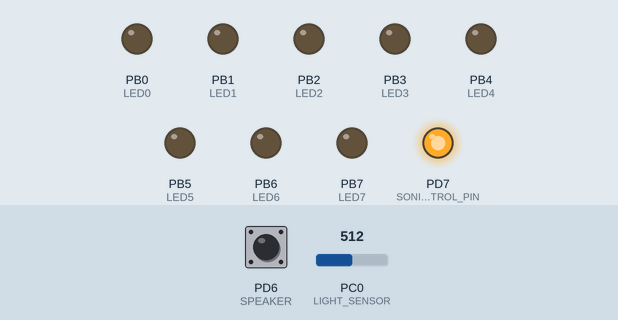
A program run on a simulated ATmega168, built with avr-gcc and emulated at 1 MHz. Parts: output pins drawn as LEDs (lit = HIGH). The inputs (shaded band) are chosen by the test bench; at power-on: PC0 (LIGHT_SENSOR) = 512, PD6 (SPEAKER) HIGH. A simulated second board sends each byte the program waits for after 2 ms; what the program prints to the serial monitor is not drawn.

Above: at 1.2 s.
1.3 s: PC0 (LIGHT_SENSOR) set to 495
At 2.9 s:
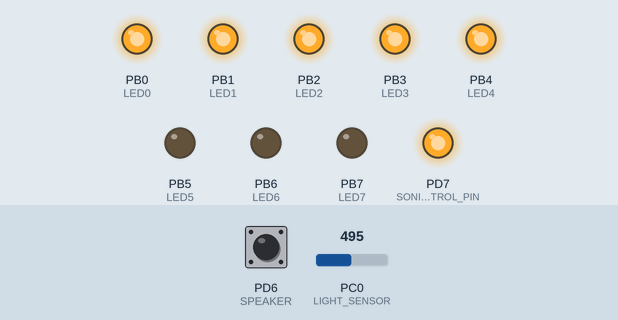
4.7 s: PC0 (LIGHT_SENSOR) set to 402
7.1 s: PC0 (LIGHT_SENSOR) set to 375
At 9.6 s:
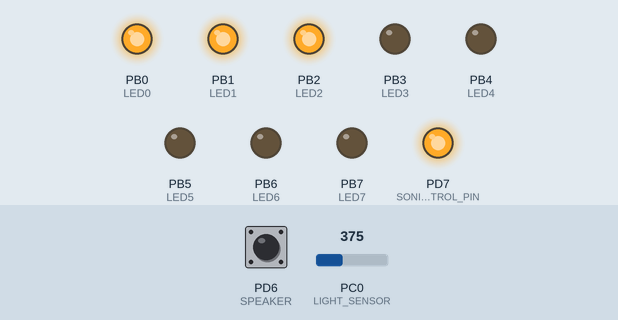
9.9 s: PC0 (LIGHT_SENSOR) set to 271
12.8 s: PC0 (LIGHT_SENSOR) set to 242
At 15.0 s:
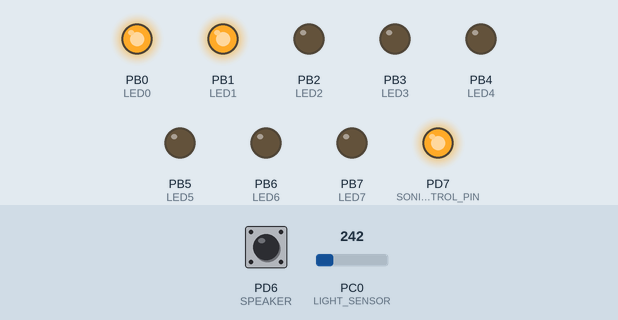
15.5 s: PC0 (LIGHT_SENSOR) set to 30
At 16.2 s:
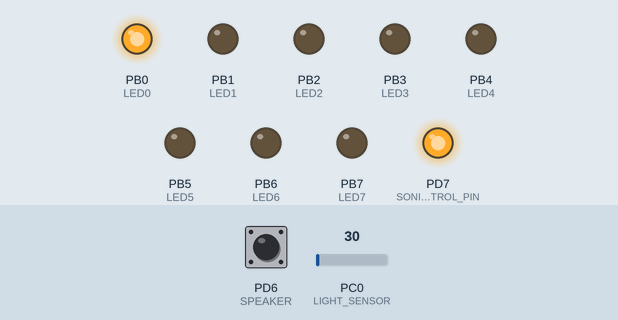
Timing chart, 0 to 18.4 s (numbered marks = the images above; inputs shaded):
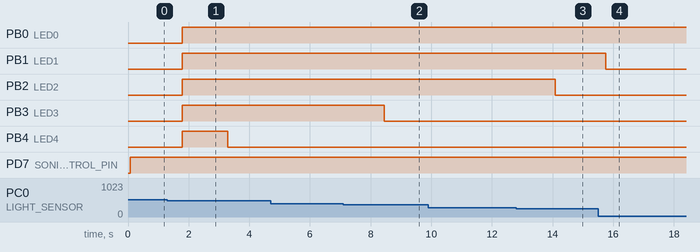

The program:

main.c
```c
/*
 * main.c
 *
 *  Created on: Jun 17, 2015
 *      Author: jimparker
 */

#undef __AVR_ATmega16__
#include <avr/io.h>
#include <util/delay.h>
#include "pinDefines.h"
#include "USART.h"
#include "ultraSonic.h"


static inline void initADC0(void) {
	ADMUX |= (1 << REFS0);
	ADCSRA |= (1 << ADPS1) | (1 << ADPS0);
	ADCSRA |= (1 << ADEN);
}

/*
void calibrateADC0(uint16_t *cal) {
	uint16_t lowADC, highADC;

	transmitByte(0x0d);  //  cr
	transmitByte(0x0a);  // lf
	printString("Set the ADC to its LOWEST setting and hit <enter>!");
	transmitByte(0x0d);  //  cr
	transmitByte(0x0a);  // lf

	while (receiveByte() != 0x0d) ;
	ADCSRA |= (1 << ADSC);  // start conversion
	loop_until_bit_is_clear(ADCSRA, ADSC);
	lowADC = ADC;
	printString(". . . Reading: ");
	printWord(lowADC);

	transmitByte(0x0d);  //  cr
	transmitByte(0x0a);  // lf
	printString("Set the ADC to its HIGHEST setting and hit <enter>!");
	transmitByte(0x0d);  //  cr
	transmitByte(0x0a);  // lf
	while (receiveByte() != 0x0d) ;
	ADCSRA |= (1 << ADSC);  // start conversion
	loop_until_bit_is_clear(ADCSRA, ADSC);
	highADC = ADC;
	printString(". . . Reading: ");
	printWord(highADC);

	if (lowADC > highADC) {
		printString("you got them backwards!  fixing it now...");
		highADC = lowADC;
		lowADC = ADC;
	}

	cal[0] = lowADC;
	cal[1] = highADC;

	return;
}
*/
#define SONIC_CONTROL_PIN PD7

uint8_t calibrateADC0(uint16_t *min, uint16_t *max) {
	uint16_t lowADC, highADC;

	printString("\n\rSet the ADC to its LOWEST setting and hit <enter>:");
	DDRD |= (1 << SONIC_CONTROL_PIN);              // set control to output
	PORTD &= ~(1 << SONIC_CONTROL_PIN);            // clear control
	_delay_us(5);                                  // wait a bit
	PORTD |= (1 << SONIC_CONTROL_PIN);             // send a 25 microsecond control pulse
	_delay_us(25);                                 //
	//PORTD &= ~(1 << SONIC_CONTROL_PIN);            // clear control

	while (receiveByte() != 0x0d) ;

	ADCSRA |= (1 << ADSC);  // start conversion
	loop_until_bit_is_clear(ADCSRA, ADSC);
	lowADC = ADC;
	printString("\r\n. . . Reading: ");
	printWord(lowADC);

	printString("\n\rSet the ADC to its HIGHEST setting and hit <enter>:");
	DDRD |= (1 << SONIC_CONTROL_PIN);              // set control to output
	PORTD &= ~(1 << SONIC_CONTROL_PIN);            // clear control
	_delay_us(5);                                  // wait a bit
	PORTD |= (1 << SONIC_CONTROL_PIN);             // send a 25 microsecond control pulse
	_delay_us(25);                                 //
	//PORTD &= ~(1 << SONIC_CONTROL_PIN);            // clear control

	while (receiveByte() != 0x0d) ;
	ADCSRA |= (1 << ADSC);  // start conversion
	loop_until_bit_is_clear(ADCSRA, ADSC);
	highADC = ADC;
	printString("\r\n. . . Reading: ");
	printWord(highADC);

	if (lowADC > highADC) {
		printString("\r\nyou got them backwards!  fixing it now...");
		highADC = lowADC;
		lowADC = ADC;
	}

	*min = lowADC;
	*max = highADC;

	uint16_t range = (highADC - lowADC);
	uint8_t rangeBits = 0;
	while((range >> rangeBits) > 0) rangeBits++;

	return (10 - rangeBits);
}

// button-handling routines
uint8_t buttonPressed(void) {
	static uint8_t buttonState;
	uint8_t pressed = 0;
	if ((PIND & (1 << PD6)) == 0) {
		_delay_ms(2);
		if ((PIND & (1 << PD6)) == 0)
			pressed=1;
	}
	buttonState = pressed;
	return pressed;
}

uint8_t newButtonPress(void) {
	static uint8_t buttonState;
	uint8_t pressed = 0;
	if ((PIND & (1 << PD6)) == 0) {
		_delay_ms(2);
		if ((PIND & (1 << PD6)) == 0)
			pressed=1;
	}
	uint8_t oldState = buttonState;
	buttonState = pressed;
	return ((pressed == 1) && (oldState == 0)); // pressed now, not before
}

int main(void) {
	uint8_t ledValue;
	uint16_t adcValue;
	uint16_t adcMin = 0, adcMax = 0x3ff;
	uint8_t adcMultShift = 0;  // default to no scaling;

	uint8_t i;

	initUSART();
	initADC0();
	LED_DDR = 0xff;
	DDRD &= ~(1 << PD6);    // set button port to input
	PORTD |= (1 << PD6);  // enable pull-up resistor

	printString("\r\nHello world!\r\r");

	adcMultShift = calibrateADC0(&adcMin, &adcMax);

	printString("\r\ncalibrate to [min=");
	printWord(adcMin);
	printString(", max=");
	printWord(adcMax);
	printString("] -> shift=");
	printByte(adcMultShift);
	printString("\r\n");

	while (1) {
		// read the ADC (currently an ultrasonic rangefinder
		DDRD |= (1 << SONIC_CONTROL_PIN);              // set control to output
		PORTD &= ~(1 << SONIC_CONTROL_PIN);            // clear control
		_delay_us(5);                                  // wait a bit
		PORTD |= (1 << SONIC_CONTROL_PIN);             // send a 25 microsecond control pulse
		_delay_us(25);                                 //
		//PORTD &= ~(1 << SONIC_CONTROL_PIN);            // clear control

		ADCSRA |= (1 << ADSC);  // start conversion
		loop_until_bit_is_clear(ADCSRA, ADSC);
		adcValue = ADC;
		uint16_t cal = (adcValue);// << adcMultShift;
		//printWord(cal);

		// turn on the LEDS as a bar graph
		ledValue = (cal >> 7);

		printWord(cal);
		printString(" ");
		//printWord(readUltrasonic());
		transmitByte(7);
		printString("\r");
		for (uint16_t dd = 0; dd <= cal*3; dd++) {
			_delay_ms(1);
		}

		LED_PORT = 0;
		for(i=0; i <= ledValue; i++) {
			LED_PORT |= (1 << i);
		}

		if (newButtonPress() || (getByte() == 'x')) {  // if you send an 'x' or hit the button
			//float cal = ((float)(adcValue - adcCal[0]) / (float)(adcCal[1] - adcCal[0])) * (float)0x03ff;
			adcValue =  cal;

			// log sensor reading to serial port
			printString("resistor reading: ");
			printWord(adcValue);
			printString(", calibrated: ");
			printWord(cal);
			/*
			printString(" (");
			printBinaryByte(cal);
			printString(") ");
			*/
			/*
			printString(" | ultrasonic: ");
			uint16_t ultra = readUltrasonic();
			printWord(ultra);
			transmitByte(32);  //  sp
			printByte(ultrasonicRangeToInches(ultra));
			*/
			printString("\r\n");

			//_delay_ms(500);
		}
	}
	return 0;
}
```

USART.c
```c
/*
 * USART.c
 *
 *  Created on: Jun 16, 2015
 *      Author: jimparker
 */

/*
  Quick and dirty functions that make serial communications work.
  Note that receiveByte() blocks -- it sits and waits _forever_ for
   a byte to come in.  If you're doing anything that's more interesting,
   you'll want to implement this with interrupts.
   initUSART requires BAUDRATE to be defined in order to calculate
     the bit-rate multiplier.  9600 is a reasonable default.
  May not work with some of the older chips:
    Tiny2313, Mega8, Mega16, Mega32 have different pin macros
    If you're using these chips, see (e.g.) iom8.h for how it's done.
    These old chips don't specify UDR0 vs UDR1.
    Correspondingly, the macros will just be defined as UDR.
*/

#undef __AVR_ATmega16__
#include <avr/io.h>
#include "USART.h"
#include <util/setbaud.h>


void initUSART(void) {                 /* requires BAUD */
  UBRR0H = UBRRH_VALUE;                /* defined in setbaud.h */
  UBRR0L = UBRRL_VALUE;
#if USE_2X
  UCSR0A |= (1 << U2X0);
#else
  UCSR0A &= ~(1 << U2X0);
#endif
                                  /* Enable USART transmitter/receiver */
  UCSR0B = (1 << TXEN0) | (1 << RXEN0);
  UCSR0C = (1 << UCSZ01) | (1 << UCSZ00);   /* 8 data bits, 1 stop bit */
}


void transmitByte(uint8_t data) {
                                     /* Wait for empty transmit buffer */
  loop_until_bit_is_set(UCSR0A, UDRE0);
  UDR0 = data;                                            /* send data */
}

uint8_t receiveByte(void) {
  loop_until_bit_is_set(UCSR0A, RXC0);       /* Wait for incoming data */
  return UDR0;                                /* return register value */
}

uint8_t getByte(void) {
  if (bit_is_set(UCSR0A, RXC0))
    return UDR0;                                /* return register value */
  else
	return 0x00;
}


                       /* Here are a bunch of useful printing commands */

void printString(const char myString[]) {
  uint8_t i = 0;
  while (myString[i]) {
    transmitByte(myString[i]);
    i++;
  }
}

void readString(char myString[], uint8_t maxLength) {
  char response;
  uint8_t i;
  i = 0;
  while (i < (maxLength - 1)) {                   /* prevent over-runs */
    response = receiveByte();
    transmitByte(response);                                    /* echo */
    if (response == '\r') {                     /* enter marks the end */
      break;
    }
    else {
      myString[i] = response;                       /* add in a letter */
      i++;
    }
  }
  myString[i] = 0;                          /* terminal NULL character */
}

void printByte(uint8_t byte) {
              /* Converts a byte to a string of decimal text, sends it */
  transmitByte('0' + (byte / 100));                        /* Hundreds */
  transmitByte('0' + ((byte / 10) % 10));                      /* Tens */
  transmitByte('0' + (byte % 10));                             /* Ones */
}

void printWord(uint16_t word) {
  transmitByte('0' + (word / 10000));                 /* Ten-thousands */
  transmitByte('0' + ((word / 1000) % 10));               /* Thousands */
  transmitByte('0' + ((word / 100) % 10));                 /* Hundreds */
  transmitByte('0' + ((word / 10) % 10));                      /* Tens */
  transmitByte('0' + (word % 10));                             /* Ones */
}

void printBinaryByte(uint8_t byte) {
                       /* Prints out a byte as a series of 1's and 0's */
  uint8_t bit;
  for (bit = 7; bit < 255; bit--) {
    if (bit_is_set(byte, bit))
      transmitByte('1');
    else
      transmitByte('0');
  }
}

char nibbleToHexCharacter(uint8_t nibble) {
                                   /* Converts 4 bits into hexadecimal */
  if (nibble < 10) {
    return ('0' + nibble);
  }
  else {
    return ('A' + nibble - 10);
  }
}

void printHexByte(uint8_t byte) {
                        /* Prints a byte as its hexadecimal equivalent */
  uint8_t nibble;
  nibble = (byte & 0b11110000) >> 4;
  transmitByte(nibbleToHexCharacter(nibble));
  nibble = byte & 0b00001111;
  transmitByte(nibbleToHexCharacter(nibble));
}

void printHexWord(uint16_t word) {
                        /* Prints a word as its hexadecimal equivalent */

  uint8_t byte;
  byte = (word & 0xff00) >> 8;
  printHexByte(byte);

  byte = (word & 0x00ff);
  printHexByte(byte);
}

uint8_t getNumber(void) {
  // Gets a numerical 0-255 from the serial port.
  // Converts from string to number.
  char hundreds = '0';
  char tens = '0';
  char ones = '0';
  char thisChar = '0';
  do {                                                   /* shift over */
    hundreds = tens;
    tens = ones;
    ones = thisChar;
    thisChar = receiveByte();                   /* get a new character */
    transmitByte(thisChar);                                    /* echo */
  } while (thisChar != '\r');                     /* until type return */
  return (100 * (hundreds - '0') + 10 * (tens - '0') + ones - '0');
}
```

USART.h
```c
/*
 * USART.h
 *
 *  Created on: Jun 16, 2015
 *      Author: jimparker
 */

#ifndef USART_H_
#define USART_H_

/* Functions to initialize, send, receive over USART
   initUSART requires BAUD to be defined in order to calculate
     the bit-rate multiplier.
 */

#ifndef BAUD                          /* if not defined in Makefile... */
#define BAUD  9600                     /* set a safe default baud rate */
#endif

                                  /* These are defined for convenience */
#define   USART_HAS_DATA   bit_is_set(UCSR0A, RXC0)
#define   USART_READY      bit_is_set(UCSR0A, UDRE0)

/* Takes the defined BAUD and F_CPU,
   calculates the bit-clock multiplier,
   and configures the hardware USART                   */
void initUSART(void);

/* Blocking transmit and receive functions.
   When you call receiveByte() your program will hang until
   data comes through.  We'll improve on this later. */
void transmitByte(uint8_t data);
uint8_t receiveByte(void);
uint8_t getByte(void);

void printString(const char myString[]);
             /* Utility function to transmit an entire string from RAM */
void readString(char myString[], uint8_t maxLength);
/* Define a string variable, pass it to this function
   The string will contain whatever you typed over serial */

void printByte(uint8_t byte);
                  /* Prints a byte out as its 3-digit ascii equivalent */
void printWord(uint16_t word);
        /* Prints a word (16-bits) out as its 5-digit ascii equivalent */

void printBinaryByte(uint8_t byte);
                                     /* Prints a byte out in 1s and 0s */
char nibbleToHex(uint8_t nibble);
void printHexByte(uint8_t byte);
                                   /* Prints a byte out in hexadecimal */
void printHexWord(uint16_t word);
                                   /* Prints a word out in hexadecimal */
uint8_t getNumber(void);
/* takes in up to three ascii digits,
 converts them to a byte when press enter */

#endif /* USART_H_ */
```

pinDefines.h
```c
/*
 * pinDefines.h
 *
 *  Created on: Jun 16, 2015
 *      Author: jimparker
 */

#ifndef PINDEFINES_H_
#define PINDEFINES_H_

// ---------------
//   Pin Defines
// ---------------

#define LED_PORT                PORTB
#define LED_PIN                 PINB
#define LED_DDR                 DDRB

#define LED0                    PB0
#define LED1                    PB1
#define LED2                    PB2
#define LED3                    PB3
#define LED4                    PB4
#define LED5                    PB5
#define LED6                    PB6
#define LED7                    PB7

#define BUTTON_PORT             PORTD
#define BUTTON_PIN              PIND
#define BUTTON_DDR              DDRD

#define BUTTON                  PD2
#define BUTTON2                 PD3
#define BUTTON3                 PD4

#define SPEAKER                 PD6                            /* OC0A */
#define SPEAKER_PORT            PORTD
#define SPEAKER_PIN             PIND
#define SPEAKER_DDR             DDRD

#define ANTENNA                 PD5                            /* OC0B */
#define ANTENNA_PORT            PORTD
#define ANTENNA_PIN             PIND
#define ANTENNA_DDR             DDRD

#define MODULATION              PD3                            /* OC2B */
#define MODULATION_PORT         PORTD
#define MODULATION_PIN          PIND
#define MODULATION_DDR          DDRD

#define LIGHT_SENSOR            PC0                            /* ADC0 */
#define LIGHT_SENSOR_PORT       PORTC
#define LIGHT_SENSOR_PIN        PINC
#define LIGHT_SENSOR_DDR        DDRC

#define CAP_SENSOR              PC1                            /* ADC1 */
#define CAP_SENSOR_PORT         PORTC
#define CAP_SENSOR_PIN          PINC
#define CAP_SENSOR_DDR          DDRC

#define PIEZO                   PC2                            /* ADC2 */
#define PIEZO_PORT              PORTC
#define PIEZO_PIN               PINC
#define PIEZO_DDR               DDRC

#define POT                     PC3                            /* ADC3 */
#define POT_PORT                PORTC
#define POT_PIN                 PINC
#define POT_DDR                 DDRC

//  SPI and I2C serial mode defines

#define SPI_SS                     PB2
#define SPI_SS_PORT                PORTB
#define SPI_SS_PIN                 PINB
#define SPI_SS_DDR                 DDRB

#define SPI_MOSI                     PB3
#define SPI_MOSI_PORT                PORTB
#define SPI_MOSI_PIN                 PINB
#define SPI_MOSI_DDR                 DDRB

#define SPI_MISO                     PB4
#define SPI_MISO_PORT                PORTB
#define SPI_MISO_PIN                 PINB
#define SPI_MISO_DDR                 DDRB

#define SPI_SCK                     PB5
#define SPI_SCK_PORT                PORTB
#define SPI_SCK_PIN                 PINB
#define SPI_SCK_DDR                 DDRB

#define I2C_SDA                     PC4
#define I2C_SDA_PORT                PORTC
#define I2C_SDA_PIN                 PINC
#define I2C_SDA_DDR                 DDRC

#define I2C_SCL                     PC5
#define I2C_SCL_PORT                PORTC
#define I2C_SCL_PIN                 PINC
#define I2C_SCL_DDR                 DDRC

#endif /* PINDEFINES_H_ */
```

ultraSonic.h
```c
/*
 * ultraSonic.h
 *
 *  Created on: Jun 17, 2015
 *      Author: jimparker
 */

#ifndef ULTRASONIC_H_
#define ULTRASONIC_H_
#include <avr/io.h>

unsigned long readUltrasonic();  // read the pulse width in clock cycles (microseconds at 1 Mhz)
uint16_t ultrasonicCentimeters(void);  // The measured distance in the range 0 to 400 cm
uint8_t ultrasonicInches(void);  // The measured distance in the range 0 to 157 Inches
uint8_t ultrasonicRangeToInches(uint16_t range);  // The measured distance in the range 0 to 157 Inches

#endif /* ULTRASONIC_H_ */
```

Source omitted: ultraSonic.c (4797 bytes)

Measured:
- the behaviour switches between 512 and 511 on PC0 (LIGHT_SENSOR) (found by bisection; images 0 and 1)
- the behaviour switches between 384 and 383 on PC0 (LIGHT_SENSOR) (found by bisection; images 1 and 2)
- the behaviour switches between 256 and 255 on PC0 (LIGHT_SENSOR) (found by bisection; images 2 and 3)
- after the input at 7.1 s, PB3 (LED3): HIGH → LOW after 1.4 s
- after the input at 12.8 s, PB2 (LED2): HIGH → LOW after 1.3 s
- after the input at 15.5 s, PB1 (LED1): HIGH → LOW after 0.25 s
